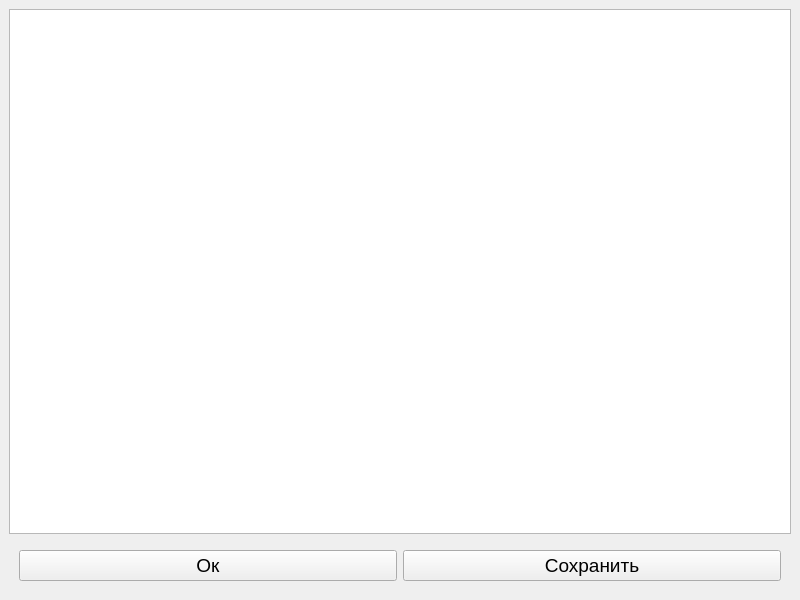
<?xml version="1.0" encoding="UTF-8"?>
<ui version="4.0">
 <class>MainWindow</class>
 <widget class="QMainWindow" name="MainWindow">
  <property name="geometry">
   <rect>
    <x>0</x>
    <y>0</y>
    <width>800</width>
    <height>600</height>
   </rect>
  </property>
  <property name="windowTitle">
   <string>MainWindow</string>
  </property>
  <widget class="QWidget" name="centralwidget">
   <layout class="QVBoxLayout" name="verticalLayout">
    <item>
     <layout class="QHBoxLayout" name="horizontalLayout">
      <item>
       <widget class="QTableWidget" name="tableWidget"/>
      </item>
     </layout>
    </item>
    <item>
     <layout class="QHBoxLayout" name="horizontalLayout_2">
      <property name="leftMargin">
       <number>10</number>
      </property>
      <property name="topMargin">
       <number>10</number>
      </property>
      <property name="rightMargin">
       <number>10</number>
      </property>
      <property name="bottomMargin">
       <number>10</number>
      </property>
      <item>
       <widget class="QPushButton" name="pushButton_2">
        <property name="font">
         <font>
          <pointsize>14</pointsize>
         </font>
        </property>
        <property name="text">
         <string>Ок</string>
        </property>
       </widget>
      </item>
      <item>
       <widget class="QPushButton" name="pushButton">
        <property name="font">
         <font>
          <pointsize>14</pointsize>
         </font>
        </property>
        <property name="text">
         <string>Сохранить</string>
        </property>
       </widget>
      </item>
     </layout>
    </item>
   </layout>
  </widget>
 </widget>
 <resources/>
 <connections/>
</ui>
